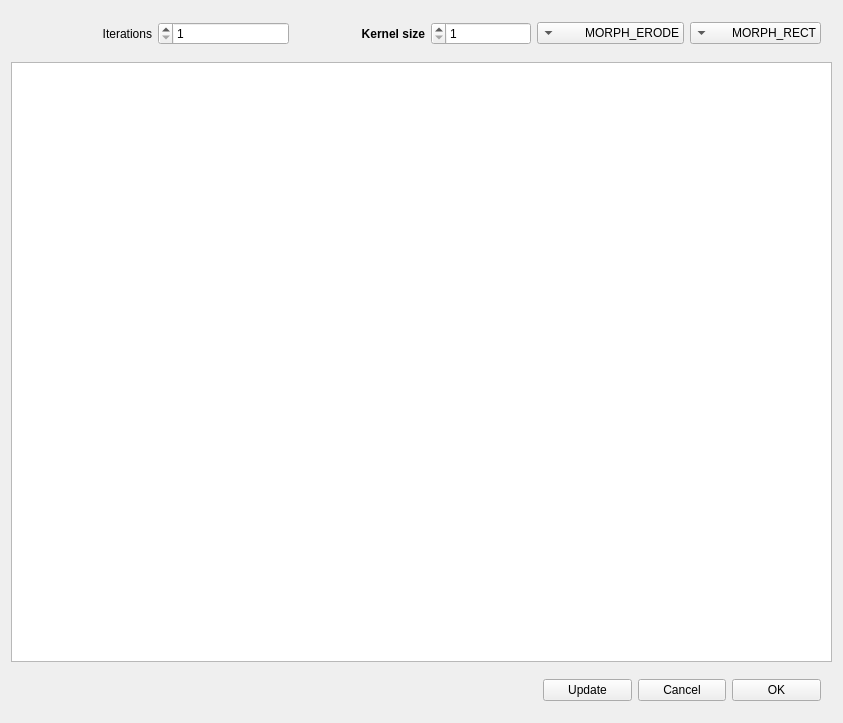
<?xml version="1.0" encoding="UTF-8"?>
<ui version="4.0">
 <class>CVActionMorphologyView</class>
 <widget class="CVActionView" name="CVActionMorphologyView">
  <property name="geometry">
   <rect>
    <x>0</x>
    <y>0</y>
    <width>843</width>
    <height>723</height>
   </rect>
  </property>
  <property name="windowTitle">
   <string>Morphology</string>
  </property>
  <property name="layoutDirection">
   <enum>Qt::RightToLeft</enum>
  </property>
  <layout class="QVBoxLayout" name="verticalLayout">
   <item>
    <widget class="QWidget" name="widget_2" native="true">
     <layout class="QHBoxLayout" name="horizontalLayout_2">
      <item>
       <widget class="QComboBox" name="morphShapeComboBox">
        <property name="minimumSize">
         <size>
          <width>120</width>
          <height>0</height>
         </size>
        </property>
        <property name="maximumSize">
         <size>
          <width>150</width>
          <height>16777215</height>
         </size>
        </property>
        <item>
         <property name="text">
          <string>MORPH_RECT</string>
         </property>
        </item>
        <item>
         <property name="text">
          <string>MORPH_CROSS</string>
         </property>
        </item>
        <item>
         <property name="text">
          <string>MORPH_ELLIPSE</string>
         </property>
        </item>
       </widget>
      </item>
      <item>
       <widget class="QComboBox" name="morphTypeComboBox">
        <property name="minimumSize">
         <size>
          <width>120</width>
          <height>0</height>
         </size>
        </property>
        <property name="maximumSize">
         <size>
          <width>150</width>
          <height>16777215</height>
         </size>
        </property>
        <property name="currentIndex">
         <number>0</number>
        </property>
        <item>
         <property name="text">
          <string>MORPH_ERODE</string>
         </property>
        </item>
        <item>
         <property name="text">
          <string>MORPH_DILATE</string>
         </property>
        </item>
        <item>
         <property name="text">
          <string>MORPH_OPEN</string>
         </property>
        </item>
        <item>
         <property name="text">
          <string>MORPH_CLOSE</string>
         </property>
        </item>
        <item>
         <property name="text">
          <string>MORPH_GRADIENT</string>
         </property>
        </item>
        <item>
         <property name="text">
          <string>MORPH_TOPHAT</string>
         </property>
        </item>
        <item>
         <property name="text">
          <string>MORHP_BLACKHAT</string>
         </property>
        </item>
       </widget>
      </item>
      <item>
       <widget class="QSpinBox" name="kernelSizeSpinBox">
        <property name="maximumSize">
         <size>
          <width>100</width>
          <height>16777215</height>
         </size>
        </property>
        <property name="minimum">
         <number>1</number>
        </property>
        <property name="maximum">
         <number>301</number>
        </property>
        <property name="singleStep">
         <number>2</number>
        </property>
       </widget>
      </item>
      <item>
       <widget class="QLabel" name="label">
        <property name="font">
         <font>
          <weight>75</weight>
          <bold>true</bold>
         </font>
        </property>
        <property name="text">
         <string>Kernel size</string>
        </property>
        <property name="alignment">
         <set>Qt::AlignRight|Qt::AlignTrailing|Qt::AlignVCenter</set>
        </property>
       </widget>
      </item>
      <item>
       <widget class="QSpinBox" name="iterationsSpinBox">
        <property name="minimum">
         <number>1</number>
        </property>
        <property name="maximum">
         <number>100</number>
        </property>
       </widget>
      </item>
      <item>
       <widget class="QLabel" name="label_2">
        <property name="text">
         <string>Iterations</string>
        </property>
        <property name="alignment">
         <set>Qt::AlignRight|Qt::AlignTrailing|Qt::AlignVCenter</set>
        </property>
       </widget>
      </item>
     </layout>
    </widget>
   </item>
   <item>
    <widget class="QGraphicsView" name="graphicsView"/>
   </item>
   <item>
    <widget class="QWidget" name="widget" native="true">
     <property name="maximumSize">
      <size>
       <width>300</width>
       <height>16777215</height>
      </size>
     </property>
     <layout class="QHBoxLayout" name="horizontalLayout">
      <item>
       <widget class="QPushButton" name="okButton">
        <property name="maximumSize">
         <size>
          <width>100</width>
          <height>16777215</height>
         </size>
        </property>
        <property name="text">
         <string>OK</string>
        </property>
       </widget>
      </item>
      <item>
       <widget class="QPushButton" name="cancelButton">
        <property name="maximumSize">
         <size>
          <width>100</width>
          <height>16777215</height>
         </size>
        </property>
        <property name="text">
         <string>Cancel</string>
        </property>
       </widget>
      </item>
      <item>
       <widget class="QPushButton" name="updateButton">
        <property name="maximumSize">
         <size>
          <width>100</width>
          <height>16777215</height>
         </size>
        </property>
        <property name="text">
         <string>Update</string>
        </property>
       </widget>
      </item>
     </layout>
    </widget>
   </item>
  </layout>
 </widget>
 <layoutdefault spacing="6" margin="11"/>
 <customwidgets>
  <customwidget>
   <class>CVActionView</class>
   <extends>QWidget</extends>
   <header>cvactionview.h</header>
   <container>1</container>
  </customwidget>
 </customwidgets>
 <resources/>
 <connections/>
</ui>
